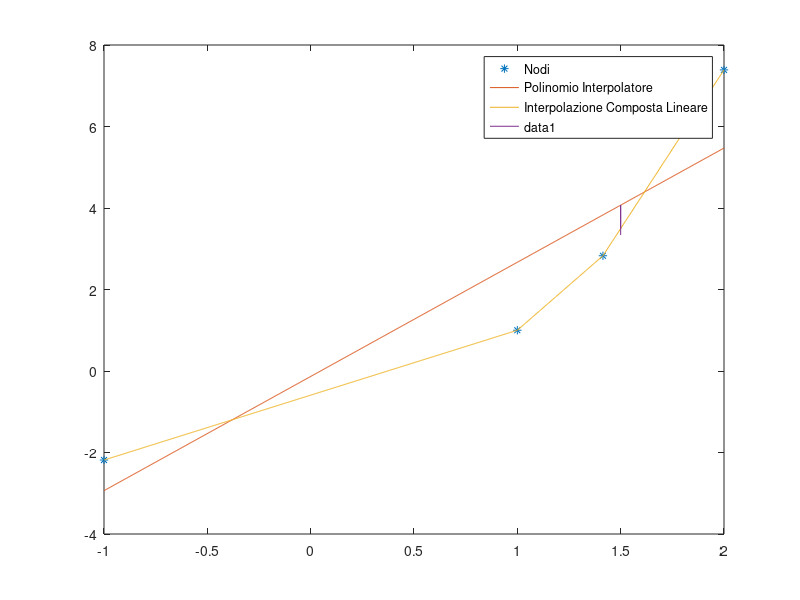

Source code (MATLAB):
clear
clc
close all

x = [-1 1 sqrt(2) 2];
y = [tan(2) 1 2*sqrt(2) exp(2)];


grid = linspace(-1,2,1000);
p = polyfit(x,y,length(x) - 1);
p_val = polyval(p,grid);


p_mq = polyfit(x,y,1);
p_mq_val = polyval(p_mq,grid);

p_ICL = interp1(x,y,grid);

plot(x,y,'*');
hold on;
plot(grid,p_mq_val);
hold on;
plot(grid,p_ICL);

legend("Nodi","Polinomio Interpolatore","Interpolazione Composta Lineare")

nodo = 1.5,
values = [polyval(p,nodo) polyval(p_mq,nodo) interp1(x,y,nodo)]
plot(linspace(nodo,nodo,length(values)),values);